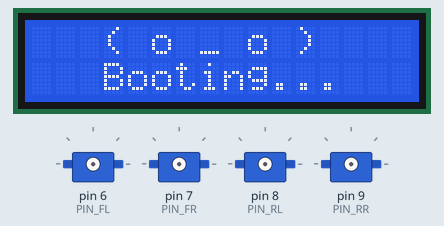
This sketch was run on a simulated Arduino Uno, built with avr-gcc and run on an emulated ATmega328P. Parts: 16×2 character LCD, 4 × servo.

Above: at 0.1 s.
At 2.72 s:
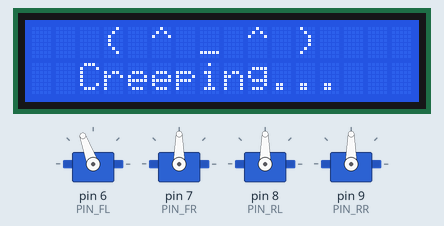
At 3.32 s:
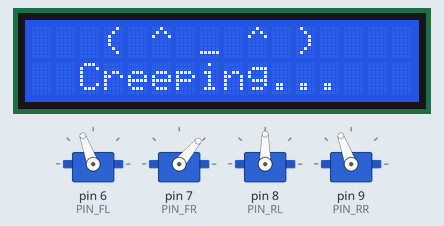
At 3.8 s:
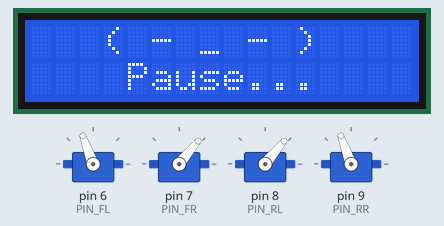
At 4.53 s:
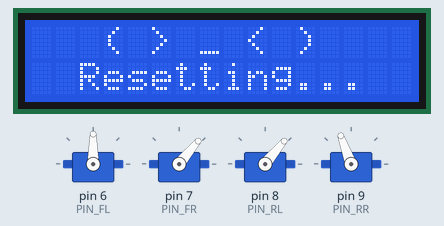
At 5.6 s:
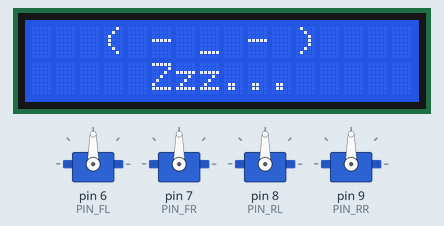
Timing chart, 0 to 40.0 s (numbered marks = the images above):
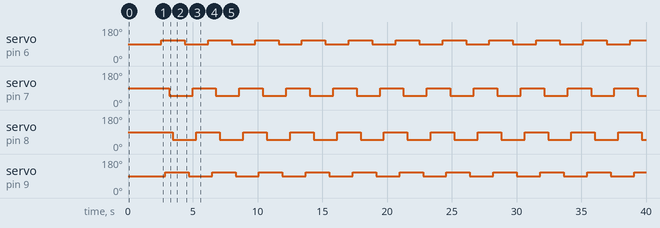

The sketch:

rocky.ino
```cpp
#include <LiquidCrystal.h>
#include <Servo.h>

// ----------------------------------------------------------------------------
// LCD SETUP
// ----------------------------------------------------------------------------
// Arduino Pins: RS=12, EN=11, D4=5, D5=4, D6=3, D7=2
LiquidCrystal lcd(12, 11, 5, 4, 3, 2);

// ----------------------------------------------------------------------------
// SERVO SETUP
// ----------------------------------------------------------------------------
Servo servoFL;  // Front Left
Servo servoFR;  // Front Right
Servo servoRL;  // Rear Left
Servo servoRR;  // Rear Right

#define PIN_FL 6
#define PIN_FR 7
#define PIN_RL 8
#define PIN_RR 9

// ----------------------------------------------------------------------------
// FACE HELPER FUNCTION
// ----------------------------------------------------------------------------
void draw_face(const char* face, const char* text) {
    lcd.clear();

    int pad_face = (16 - strlen(face)) / 2;
    int pad_text = (16 - strlen(text)) / 2;

    if (pad_face < 0) pad_face = 0;
    if (pad_text < 0) pad_text = 0;

    lcd.setCursor(pad_face, 0);
    lcd.print(face);

    lcd.setCursor(pad_text, 1);
    lcd.print(text);
}

// ----------------------------------------------------------------------------
// SETUP
// ----------------------------------------------------------------------------
void setup() {
    Serial.begin(9600);

    lcd.begin(16, 2);
    draw_face("( o _ o )", "Booting...");
    delay(1500);

    // Attach servos
    servoFL.attach(PIN_FL);
    servoFR.attach(PIN_FR);
    servoRL.attach(PIN_RL);
    servoRR.attach(PIN_RR);

    // Initial neutral stance
    servoFL.write(90);
    servoFR.write(90);
    servoRL.write(90);
    servoRR.write(90);
    delay(1000);
}

// ----------------------------------------------------------------------------
// MAIN WALKING LOOP (CREEP GAIT)
// ----------------------------------------------------------------------------
void loop() {
    int forward_angle = 110;
    int backward_angle = 50;

    // The delay between EACH individual servo movement
    int sequence_delay = 300;

    // ---------------------------------------------------------
    // SEQUENCE 1: STEPPING FORWARD (One by One)
    // ---------------------------------------------------------
    draw_face("( ^ _ ^ )", "Creeping...");

    servoFL.write(forward_angle);  // 1. Move Front Left
    delay(sequence_delay);

    servoRR.write(forward_angle);  // 2. Move Rear Right
    delay(sequence_delay);

    servoFR.write(backward_angle); // 3. Move Front Right
    delay(sequence_delay);

    servoRL.write(backward_angle); // 4. Move Rear Left
    delay(sequence_delay);

    // ---------------------------------------------------------
    // SEQUENCE 2: PAUSE
    // ---------------------------------------------------------
    draw_face("( - _ - )", "Pause...");
    delay(600);

    // ---------------------------------------------------------
    // SEQUENCE 3: RESET TO NEUTRAL (One by One)
    // ---------------------------------------------------------
    draw_face("( > _ < )", "Resetting...");

    servoFL.write(90);  // 1. Reset Front Left
    delay(sequence_delay);

    servoRR.write(90);  // 2. Reset Rear Right
    delay(sequence_delay);

    servoFR.write(90);  // 3. Reset Front Right
    delay(sequence_delay);

    servoRL.write(90);  // 4. Reset Rear Left
    delay(sequence_delay);

    // ---------------------------------------------------------
    // SEQUENCE 4: PAUSE
    // ---------------------------------------------------------
    draw_face("( - _ - )", "Zzz...");
    delay(600);
}
```

Measured:
- by itself, servo on pin 6 (PIN_FL), servo on pin 9 (PIN_RR): alternates 110° for 1.8 s and 90° for 1.8 s
- by itself, servo on pin 7 (PIN_FR), servo on pin 8 (PIN_RL): alternates 90° for 1.8 s and 50° for 1.8 s
- what the display in image 1 shows lasts 1.2 s, from 2.6 s to 3.8 s
- what the display in image 3 shows lasts 0.6 s, from 3.8 s to 4.4 s
